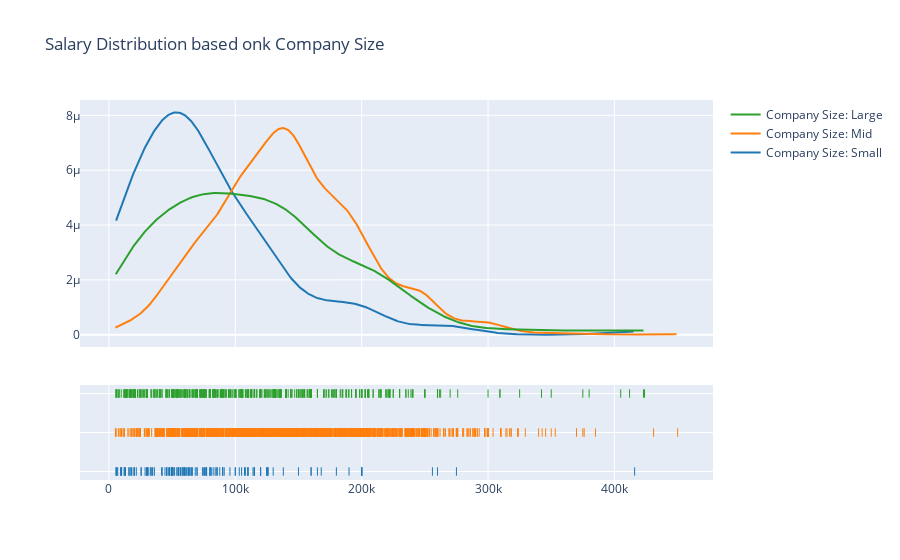
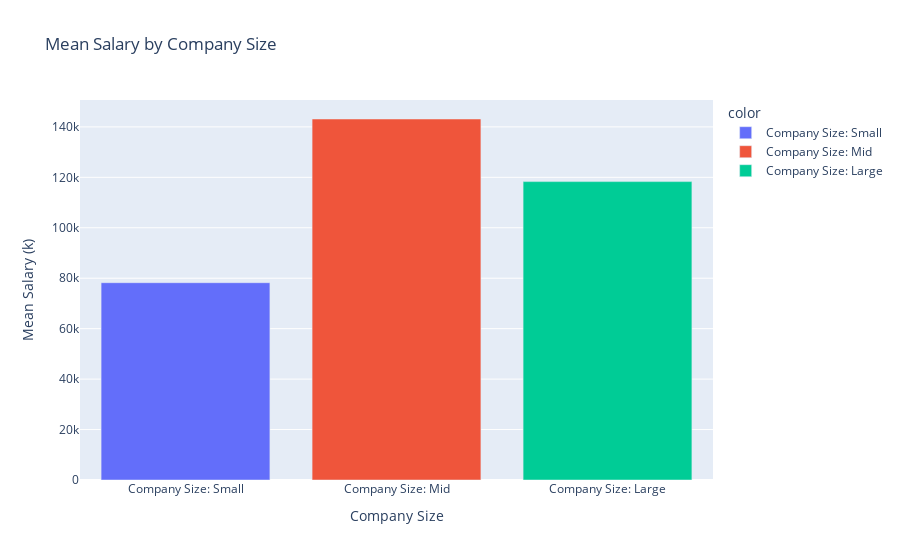

Notebook source saved alongside these figures, in order:
### Markdown cell above
### Step 7

### Code cell
small = exp_salary.loc[company_size['company_size'] == 'S']
mid = exp_salary.loc[company_size['company_size'] == 'M']
large = exp_salary.loc[company_size['company_size'] == 'L']
hist_data = [small['salary_in_usd'], mid['salary_in_usd'], large['salary_in_usd']]
group_labels = ['Company Size: Small', 'Company Size: Mid', 'Company Size: Large']

means = [small['salary_in_usd'].mean(), mid['salary_in_usd'].mean(), large['salary_in_usd'].mean()]

fig1 = ff.create_distplot(hist_data, group_labels, show_hist = False)
fig2 = go.Figure(data = px.bar(x = group_labels, y = means, color = group_labels,
                title = 'Mean Salary by Company Size'))

fig1.update_layout(title = 'Salary Distribution based onk Company Size')
fig2.update_layout( xaxis_title = "Company Size", yaxis_title = "Mean Salary (k)")
fig1.show()
fig2.show()

### Figure 1 — Plotly figure (JSON) as saved in the notebook; plotly's stock layout.template omitted (floating-point values rounded to 4 significant figures; data arrays with more than 128 entries replaced by an {"elided": "..."} marker saying what was removed)
{"data": [{"legendgroup": "Company Size: Small", "marker": {"color": "rgb(31, 119, 180)"}, "mode": "lines", "name": "Company Size: Small", "showlegend": true, "type": "scatter", "x": {"elided": "500 float values"}, "xaxis": "x", "y": {"elided": "500 float values"}, "yaxis": "y"}, {"legendgroup": "Company Size: Mid", "marker": {"color": "rgb(255, 127, 14)"}, "mode": "lines", "name": "Company Size: Mid", "showlegend": true, "type": "scatter", "x": {"elided": "500 float values"}, "xaxis": "x", "y": {"elided": "500 float values"}, "yaxis": "y"}, {"legendgroup": "Company Size: Large", "marker": {"color": "rgb(44, 160, 44)"}, "mode": "lines", "name": "Company Size: Large", "showlegend": true, "type": "scatter", "x": {"elided": "500 float values"}, "xaxis": "x", "y": {"elided": "500 float values"}, "yaxis": "y"}, {"legendgroup": "Company Size: Small", "marker": {"color": "rgb(31, 119, 180)", "symbol": "line-ns-open"}, "mode": "markers", "name": "Company Size: Small", "showlegend": false, "type": "scatter", "x": {"elided": "148 int values"}, "xaxis": "x", "y": {"elided": "148 str values"}, "yaxis": "y2"}, {"legendgroup": "Company Size: Mid", "marker": {"color": "rgb(255, 127, 14)", "symbol": "line-ns-open"}, "mode": "markers", "name": "Company Size: Mid", "showlegend": false, "type": "scatter", "x": {"elided": "3153 int values"}, "xaxis": "x", "y": {"elided": "3153 str values"}, "yaxis": "y2"}, {"legendgroup": "Company Size: Large", "marker": {"color": "rgb(44, 160, 44)", "symbol": "line-ns-open"}, "mode": "markers", "name": "Company Size: Large", "showlegend": false, "type": "scatter", "x": {"elided": "454 int values"}, "xaxis": "x", "y": {"elided": "454 str values"}, "yaxis": "y2"}], "layout": {"barmode": "overlay", "hovermode": "closest", "legend": {"traceorder": "reversed"}, "title": {"text": "Salary Distribution based onk Company Size"}, "xaxis": {"anchor": "y2", "domain": [0, 1], "zeroline": false}, "yaxis": {"anchor": "free", "domain": [0.35, 1], "position": 0}, "yaxis2": {"anchor": "x", "domain": [0, 0.25], "dtick": 1, "showticklabels": false}}}

### Figure 2 — Plotly figure (JSON) as saved in the notebook; plotly's stock layout.template omitted (floating-point values rounded to 4 significant figures)
{"data": [{"alignmentgroup": "True", "hovertemplate": "color=Company Size: Small<br>x=%{x}<br>y=%{y}<extra></extra>", "legendgroup": "Company Size: Small", "marker": {"color": "#636efa", "pattern": {"shape": ""}}, "name": "Company Size: Small", "offsetgroup": "Company Size: Small", "orientation": "v", "showlegend": true, "textposition": "auto", "type": "bar", "x": ["Company Size: Small"], "xaxis": "x", "y": [78230.0], "yaxis": "y"}, {"alignmentgroup": "True", "hovertemplate": "color=Company Size: Mid<br>x=%{x}<br>y=%{y}<extra></extra>", "legendgroup": "Company Size: Mid", "marker": {"color": "#EF553B", "pattern": {"shape": ""}}, "name": "Company Size: Mid", "offsetgroup": "Company Size: Mid", "orientation": "v", "showlegend": true, "textposition": "auto", "type": "bar", "x": ["Company Size: Mid"], "xaxis": "x", "y": [143100.0], "yaxis": "y"}, {"alignmentgroup": "True", "hovertemplate": "color=Company Size: Large<br>x=%{x}<br>y=%{y}<extra></extra>", "legendgroup": "Company Size: Large", "marker": {"color": "#00cc96", "pattern": {"shape": ""}}, "name": "Company Size: Large", "offsetgroup": "Company Size: Large", "orientation": "v", "showlegend": true, "textposition": "auto", "type": "bar", "x": ["Company Size: Large"], "xaxis": "x", "y": [118300.0], "yaxis": "y"}], "layout": {"barmode": "relative", "legend": {"title": {"text": "color"}, "tracegroupgap": 0}, "title": {"text": "Mean Salary by Company Size"}, "xaxis": {"anchor": "y", "domain": [0, 1], "title": {"text": "Company Size"}}, "yaxis": {"anchor": "x", "domain": [0, 1], "title": {"text": "Mean Salary (k)"}}}}
